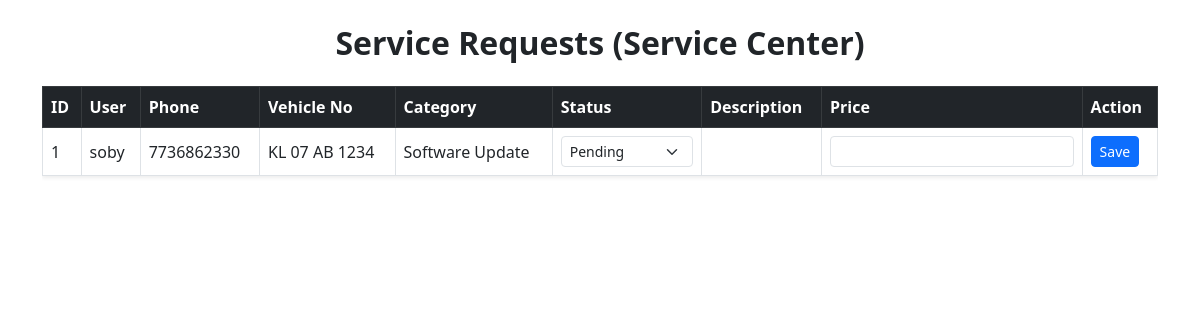
The app's page /servicelist_center/1 with its own data.
### user_app/models.py (models this page shows)
class EVService(models.Model):
    SERVICE_CATEGORY_CHOICES = [
        ('software', 'Software Update'),
        ('charging', 'Charging Service'),
        ('battery', 'Battery Service'),
        ('water', 'Water Wash'),
        ('mechanical', 'Mechanical Service'),
        ('electrical', 'Electrical Service'),
    ]
    STATUS_CHOICES = [
        ('pending', 'Pending'),
        ('assigned', 'Assigned'),
        ('completed', 'Completed'),
    ]
    category = models.CharField(max_length=20,choices=SERVICE_CATEGORY_CHOICES)
    service_centre = models.ForeignKey(Service_Centre,on_delete=models.CASCADE,related_name='ev_services')
    user = models.ForeignKey(CustomUser,on_delete=models.CASCADE)
    description = models.TextField(blank=True)
    status = models.CharField(max_length=20,choices=STATUS_CHOICES,default='pending')
    price = models.DecimalField(max_digits=8,decimal_places=2,null=True,blank=True)
    payment = models.TextField(choices=[('pending','pending'),
                                        ('completed','completed')],default='pending')
    created_at = models.DateTimeField(auto_now_add=True)
    updated_at = models.DateTimeField(auto_now=True)

class CustomUser(AbstractUser):
    phone = models.CharField(max_length=15)

class Vehicle(models.Model):
    user = models.OneToOneField(CustomUser,on_delete=models.CASCADE,null=True,blank=True)
    brand = models.CharField(max_length=100,null=True,blank=True)
    model = models.CharField(max_length=100,null=True,blank=True)
    connector_type = models.CharField(max_length=100,choices=[('type1', 'Type 1'),
        ('type2', 'Type 2'),
        ('ccs2', 'CCS2'),
        ('gbt', 'GB/T'),
        ('chademo', 'CHAdeMO'),])
    vin = models.CharField(max_length=30,null=True,blank=True)
    registration_num = models.CharField(max_length=100,null=True)

### service_app/views.py (the view)
# urls.py: path('servicelist_center/<int:service_centre_id>',ServiceRquestInCenter.as_view(),name='ServiceRquestInCenter'),
class ServiceRquestInCenter(ListView):
    model = EVService
    template_name = "servicelist_center.html"
    context_object_name = "servicerq"
    def get_queryset(self):
        return EVService.objects.filter(service_centre_id=self.kwargs['service_centre_id'])

### service_app/templates/servicelist_center.html (shortened to what this page needs)
<!DOCTYPE html>
<html lang="en">
<head>
    <link href="https://cdn.jsdelivr.net/npm/bootstrap@5.3.0/dist/css/bootstrap.min.css" rel="stylesheet">
</head>
<body>
<div class="container py-4">
    <h2 class="fw-bold mb-4 text-center">
        Service Requests (Service Center)
    </h2>
    {% if servicerq %}
    <div class="table-responsive d-none d-md-block">
        <table class="table table-bordered align-middle shadow-sm bg-white">
            <thead class="table-dark">
                <tr>
                    <th>ID</th>
                    <th>User</th>
                    <th>Phone</th>
                    <th>Vehicle No</th>
                    <th>Category</th>
                    <th>Status</th>
                    <th>Description</th>
                    <th>Price</th>
                    <th>Action</th>
                </tr>
            </thead>
            <tbody>
            {% for service in servicerq %}
                <tr>
                    <form method="post" action="{% url 'servicecenter_inline_update' service.id %}">
                        <td>{{ service.id }}</td>
                        <td>{{ service.user }}</td>
                        <td>{{ service.user.phone }}</td>
                        <td>{{ service.user.vehicle.registration_num }}</td>
                        <td>{{ service.get_category_display }}</td>
                        <td>
                            {% if service.status != "completed" %}
                            <select name="status" class="form-select form-select-sm">
                                <option value="pending" {% if service.status == "pending" %}selected{% endif %}>Pending</option>
                            </select>
                            {% else %}
                                <span class="badge bg-success">Completed</span>
                            {% endif %}
                        </td>
                        <td>{{ service.description }}</td>
                        <td>
                            {% if service.status != "completed" %}
                            <input type="number" step="0.01" name="price"
                                   class="form-control form-control-sm"
                                   value="{{ service.price|default_if_none:'' }}">
                            {% else %}
                                ₹ {{ service.price }}
                            {% endif %}
                        </td>
                        <td>
                            {% if service.status != "completed" %}
                            <button type="submit" class="btn btn-sm btn-primary">
                                Save
                            </button>
                            {% else %}
                            —
                            {% endif %}
                        </td>
                    </form>
                </tr>
            {% endfor %}
            </tbody>
        </table>
    </div>
    {% else %}
    <div class="alert alert-info text-center">
        No service requests found.
    </div>
    {% endif %}
</div>
</body>
</html>

### records on screen
EVService: id "1", user "soby", user.phone "7736862330", user.vehicle.registration_num "KL 07 AB 1234", category "Software Update", status "Pending", shows "Save"
